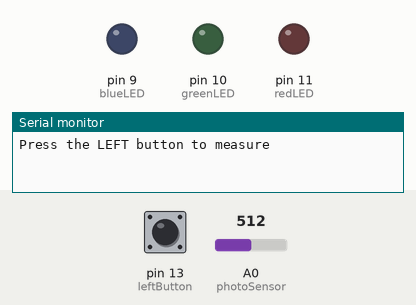
A sketch run on a simulated Arduino Uno, built for the host (arithmetic inside an expression is 32-bit, double 64-bit). Shown: output pins drawn as LEDs (lit = HIGH), the last lines printed to the serial monitor. The inputs (shaded band) are chosen by the test bench; at power-on: pin 13 (leftButton) LOW, A0 (photoSensor) = 512.

Above: at 1.2 s.
1.3 s: pin 13 (leftButton) pulled HIGH for 0.15 s
At 1.8 s:
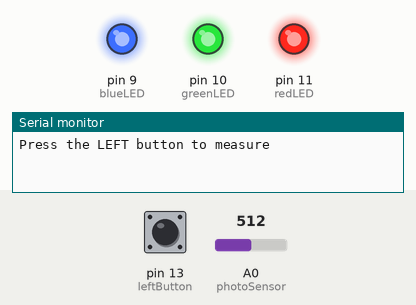
At 9.5 s:
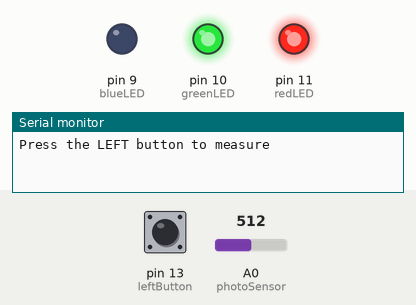
15.9 s: pin 13 (leftButton) pulled HIGH for 1 s
At 21.2 s:
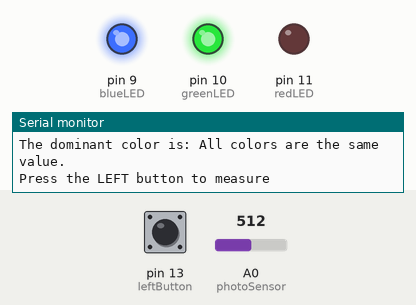
Timing chart, 0 to 25.4 s (numbered marks = the images above; inputs shaded):
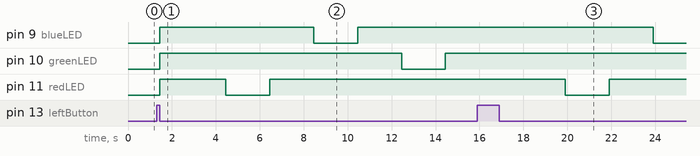

Measured:
- after the input at 1.3 s, pin 9 (blueLED): LOW → HIGH after 0.15 s, → LOW 7.0 s later, → HIGH 2.0 s later; pin 10 (greenLED): LOW → HIGH after 0.15 s, → LOW 11.0 s later, → HIGH 2.0 s later; pin 11 (redLED): LOW → HIGH after 0.15 s, → LOW 3.0 s later, → HIGH 2.0 s later
- after the input at 15.9 s, pin 9 (blueLED): HIGH → LOW after 8.0 s; pin 11 (redLED): HIGH → LOW after 4.0 s, → HIGH 2.0 s later

The sketch:

colorimeter-part2.ino
```cpp
#include "Color.h"
#include <ArduinoSTL.h>

using namespace std;
const int leftButton = 13;
int priorButtonState = LOW;

void setup() {
  Serial.begin(9600);
  cout << "Press the LEFT button to measure" << endl;
}

void loop() {
  int buttonState = digitalRead(leftButton);
  if (buttonState != priorButtonState) {
    priorButtonState = buttonState;
    if (buttonState == LOW) {
      Color start;
      start.turnOff();
      delay(1000);
      start.calibrate();
      start.Print();
      cout << "The dominant color is: " << start.getDominantColor() << endl;
      cout << "Press the LEFT button to measure" << endl;

    }
  }
}
```

Color.h
```cpp
#include <Arduino.h>
#include <ArduinoSTL.h>
using namespace std;
class Color {
  public:
    void setOutput();
    void turnOff();
    void calibrate();
    void Print();
    string getDominantColor();

  private:
    const int redLED = 11;
    const int greenLED = 10;
    const int blueLED = 9;
    const int photoSensor = A0;
    int black;
    int red;
    int blue;
    int green;

};
```

color.cpp
```cpp
#include "Color.h"
#include <Arduino.h>
#include <ArduinoSTL.h>

using namespace std;

void Color::setOutput() {
  pinMode(redLED, OUTPUT);
  pinMode(blueLED, OUTPUT);
  pinMode(greenLED, OUTPUT);
}
void Color::turnOff() {
  analogWrite(redLED, 255);
  analogWrite(blueLED, 255);
  analogWrite(greenLED, 255);
}
void Color::calibrate() {
  black = analogRead(photoSensor);
  delay(2000);
  analogWrite(redLED, 0);
  red = analogRead(photoSensor) - black;
  delay(2000);
  analogWrite(redLED, 255);
  delay(2000);
  analogWrite(blueLED, 0);
  blue = analogRead(photoSensor) - black;
  delay(2000);
  analogWrite(blueLED, 255);
  delay(2000);
  analogWrite(greenLED, 0);
  green = analogRead(photoSensor) - black;
  delay(2000);
  analogWrite(greenLED, 255);
}

string Color::getDominantColor() {
  if ( red > blue and red > green) {
    return "red";
  }
  else if ( blue > red and blue > green) {
    return "blue";
  }
  else if ( green > red and green > blue) {
    return "green";
  }
  else {
    return "All colors are the same value.";
  }
}


void Color::Print() {

  cout << "The color was: " << "r: " << red << " g: " << green << " b: " << blue << endl;

}
```
